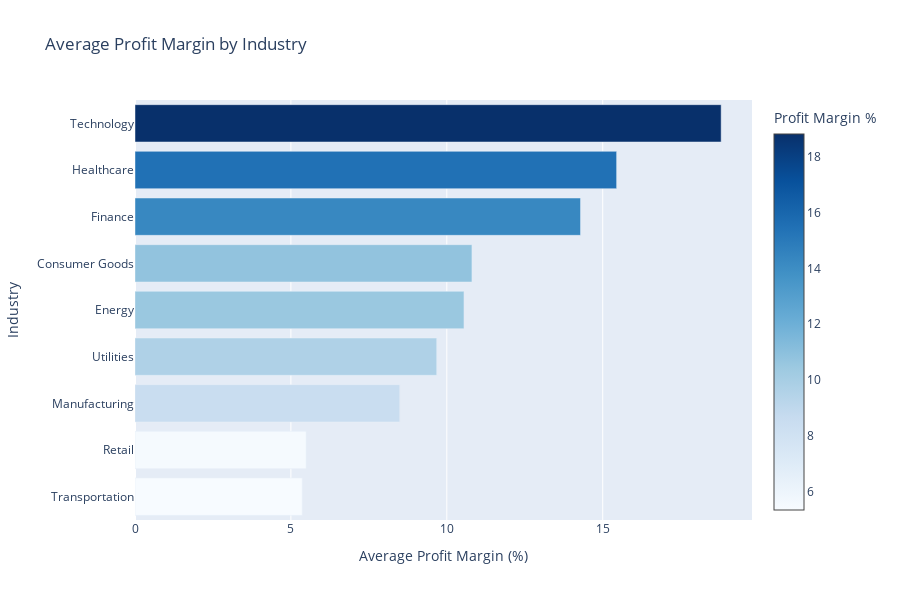

The cell this chart's notebook holds for it:
### Markdown cell above
### Profit Margin

### Code cell
fig8 = go.Figure(go.Bar(
    x=industry_stats['ProfitMargin'].sort_values(),
    y=industry_stats['ProfitMargin'].sort_values().index,
    orientation='h',
    marker=dict(color=industry_stats['ProfitMargin'].sort_values(), 
                colorscale='Blues',
                showscale=True,
                colorbar=dict(title="Profit Margin %"))
))
fig8.update_layout(
    title='Average Profit Margin by Industry',
    xaxis_title='Average Profit Margin (%)',
    yaxis_title='Industry',
    height=600
)
fig8.show()

### Figure 1 — Plotly figure (JSON) as saved in the notebook; plotly's stock layout.template omitted (floating-point values rounded to 4 significant figures)
{"data": [{"marker": {"color": [5.365, 5.488, 8.489, 9.676, 10.55, 10.81, 14.29, 15.45, 18.8], "colorbar": {"title": {"text": "Profit Margin %"}}, "colorscale": [[0, "rgb(247,251,255)"], [0.125, "rgb(222,235,247)"], [0.25, "rgb(198,219,239)"], [0.375, "rgb(158,202,225)"], [0.5, "rgb(107,174,214)"], [0.625, "rgb(66,146,198)"], [0.75, "rgb(33,113,181)"], [0.875, "rgb(8,81,156)"], [1, "rgb(8,48,107)"]], "showscale": true}, "orientation": "h", "type": "bar", "x": [5.365, 5.488, 8.489, 9.676, 10.55, 10.81, 14.29, 15.45, 18.8], "y": ["Transportation", "Retail", "Manufacturing", "Utilities", "Energy", "Consumer Goods", "Finance", "Healthcare", "Technology"]}], "layout": {"height": 600, "title": {"text": "Average Profit Margin by Industry"}, "xaxis": {"title": {"text": "Average Profit Margin (%)"}}, "yaxis": {"title": {"text": "Industry"}}}}
